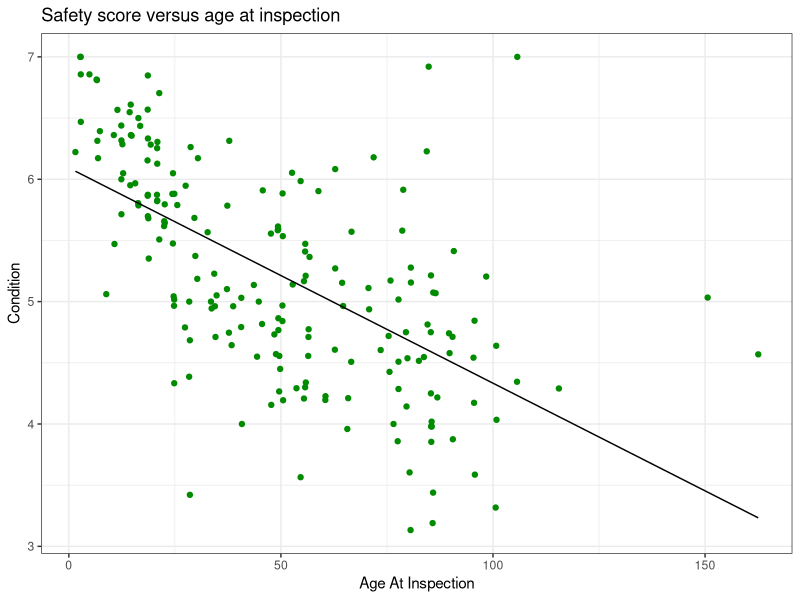
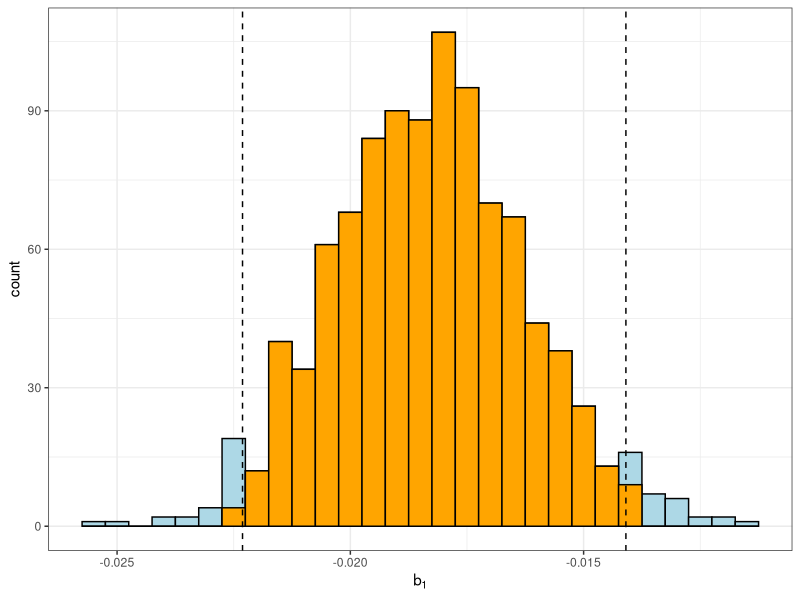
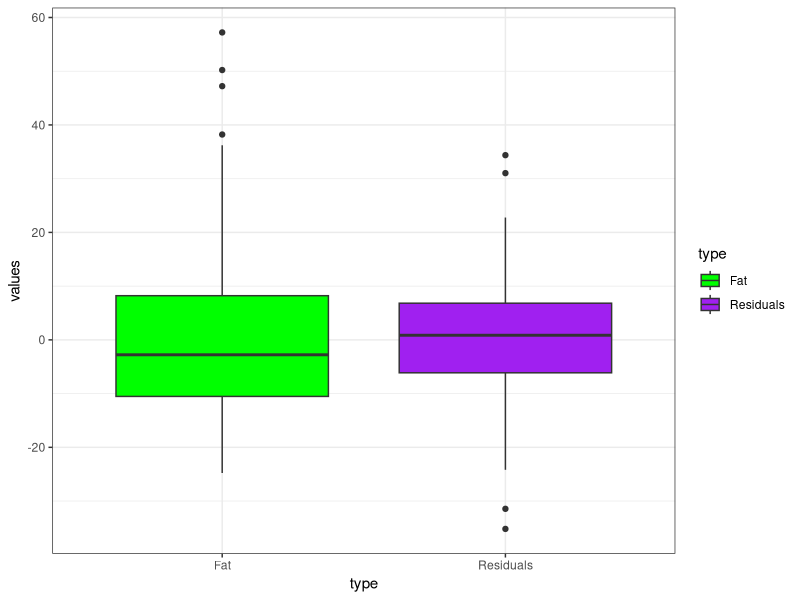
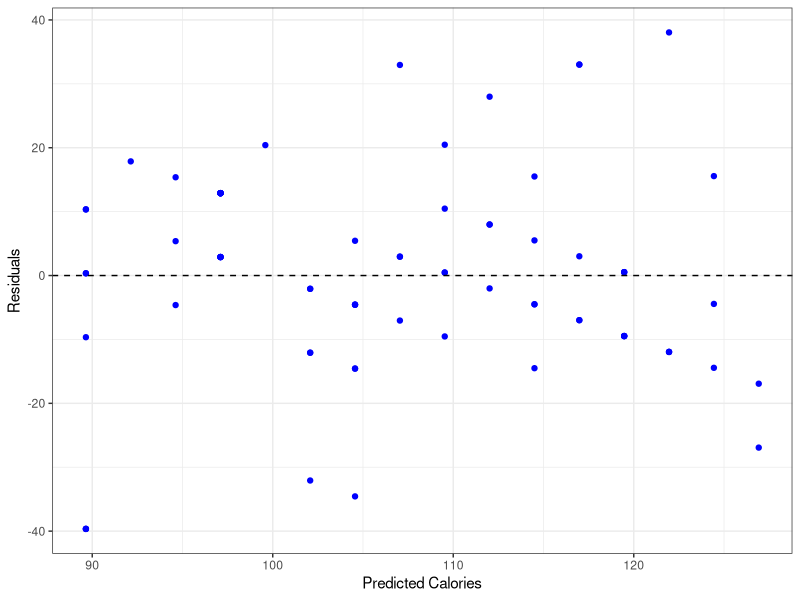

Here is the R script that generated these plots, in order:
## ---- chunk 1
knitr::opts_chunk$set(echo = TRUE, comment = NA, warning = FALSE, message = FALSE, fig.align = "center")
library(tidyverse)
bki <- read.csv("Burger_King_items.csv")
Cereals <- read.csv("Cereals.csv")
mod_bk <- lm(Fat.g. ~ Protein.g., data = bki)
## ---- chunk 2
nyb <- read.csv("New_York_bridges_2016.csv")
dim(nyb)
tcb <- read.csv("Tompkins_county_bridges_2016.csv")
names(tcb)
TCB <- nyb %>% 
  filter(County == "Tompkins") %>% 
  select(-County, -Manhattan)
## ---- chunk 3
ggplot(data = tcb, aes(x = AgeAtInspection, y = Condition)) + 
  geom_point(color = "green4") + 
  theme_bw() + 
  labs(x = "Age At Inspection", title = "Safety score versus age at inspection") + 
  geom_smooth(method = "lm", se = FALSE, color = "black", size = 0.5)
## ---- chunk 4
tcb %>% 
  summarize(xbar = mean(AgeAtInspection), 
            sx = sd(AgeAtInspection),
            ybar = mean(Condition),
            sy = sd(Condition),
            r = cor(AgeAtInspection, Condition),
            b1 = r*sy/sx,
            b0 = ybar - b1*xbar)
# or
mod_tcb <- lm(Condition ~ AgeAtInspection, data = tcb)
summary(mod_tcb)
mod_tcb$coefficients
## ---- chunk 5
# Take 1000 random samples of size 195
set.seed(3)
n <- 1000
b1 <- numeric(n)
for(i in 1:n){
DF <- sample_n(nyb, size = 195, replace = FALSE)
mod <- lm(Condition ~ AgeAtInspection, data = DF)
b1[i] <- mod$coefficients[2]
}
ep <- quantile(b1, probs = c(0.025, 0.975))
ep
## ---- chunk 6
data1 = data.frame(b1 = b1) # create data frame to use with ggplot
ggplot(data = data1, aes(x = b1)) + 
  geom_histogram(binwidth = 0.0005, fill = "lightblue", color = "black") + 
  geom_histogram(data = subset(data1, b1 > ep[1] & b1 < ep[2]), binwidth = 0.0005, 
   color = "black", fill = "orange") +
  theme_bw() + 
  geom_vline(xintercept = ep, lty = "dashed") + 
  labs(x = expression(b[1]))
## ---- chunk 7
# Your Code Goes HERE



## ---- chunk 8
# Your Code Goes HERE




## ---- chunk 9
# Your Code Goes HERE






## ---- chunk 10
e <- residuals(mod_bk)
fat <- bki$Fat.g. - mean(bki$Fat.g.)
values <- c(e, fat)
type <- rep(c("Residuals", "Fat"), each = 122)
NDF <- data.frame(type = type, values = values)
ggplot(data = NDF, aes(x = type, y = values, fill = type)) + 
  geom_boxplot() + 
  theme_bw() + 
  scale_fill_manual(values = c("green", "purple"))
## ---- chunk 11
1 - var(e)/var(fat)
## ---- chunk 12
# Your Code Goes HERE



## ---- chunk 13
# Your Code Goes HERE



## ---- chunk 14
mod_cereal <- lm(calories ~ sugars, data = Cereals)
library(broom)
NS <- augment(mod_cereal)
ggplot(data = NS, aes(x = .fitted, y = .resid)) + 
  geom_point(color = "blue") + 
  theme_bw() + 
  labs(x = "Predicted Calories", y = "Residuals") + 
  geom_hline(yintercept = 0, lty = "dashed")
## ---- chunk 15
library(readxl)
chap07ques04 <- read_xlsx("chap07ques04.xlsx")
knitr::kable(chap07ques04)
mod_lm <- lm(`Sales_(in_$1000)` ~ `Number_of_Sales_People_Working`, data = chap07ques04)
summary(mod_lm)
predict(mod_lm, newdata = data.frame(`Number_of_Sales_People_Working` = 18))
